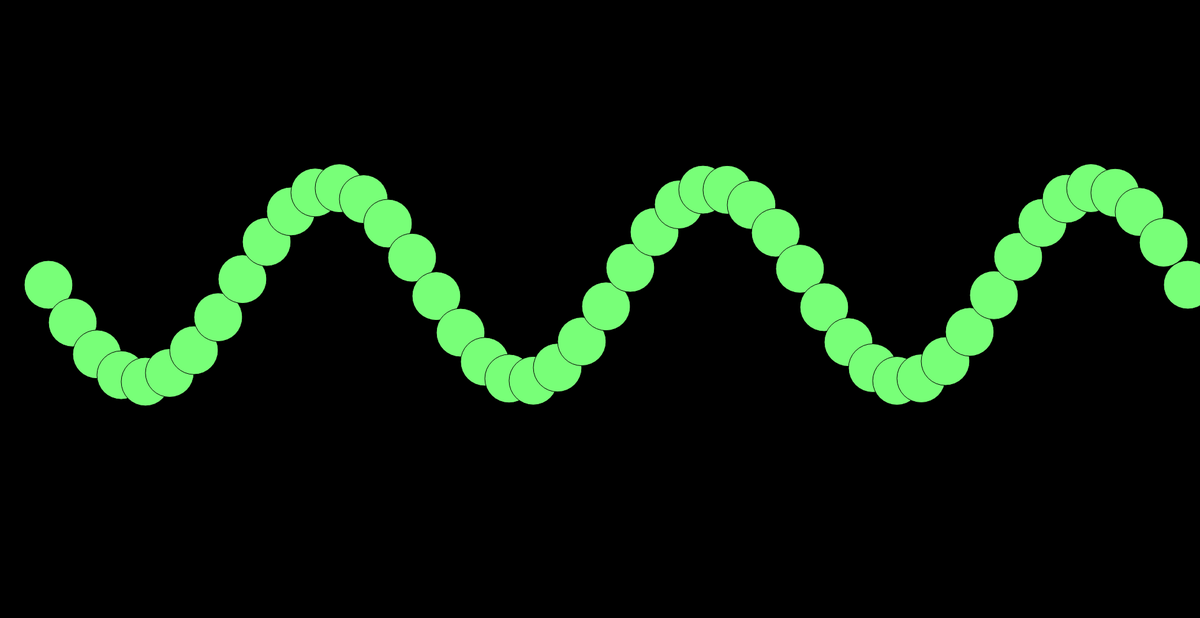
Frame 1 (no input)
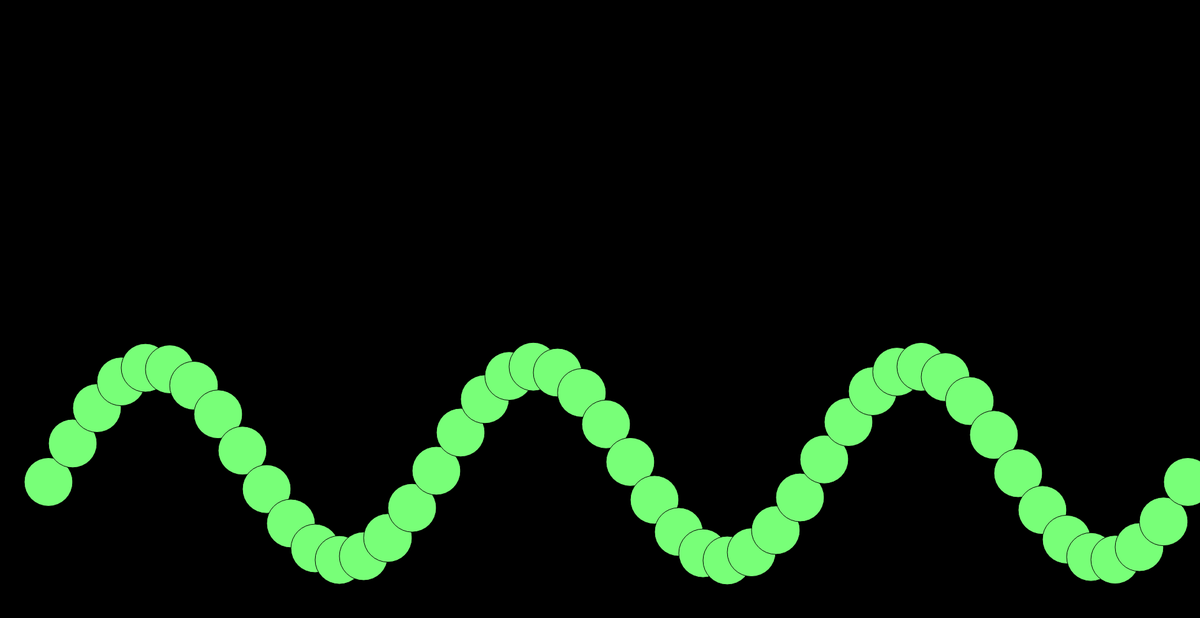
Frame 60 (no input)
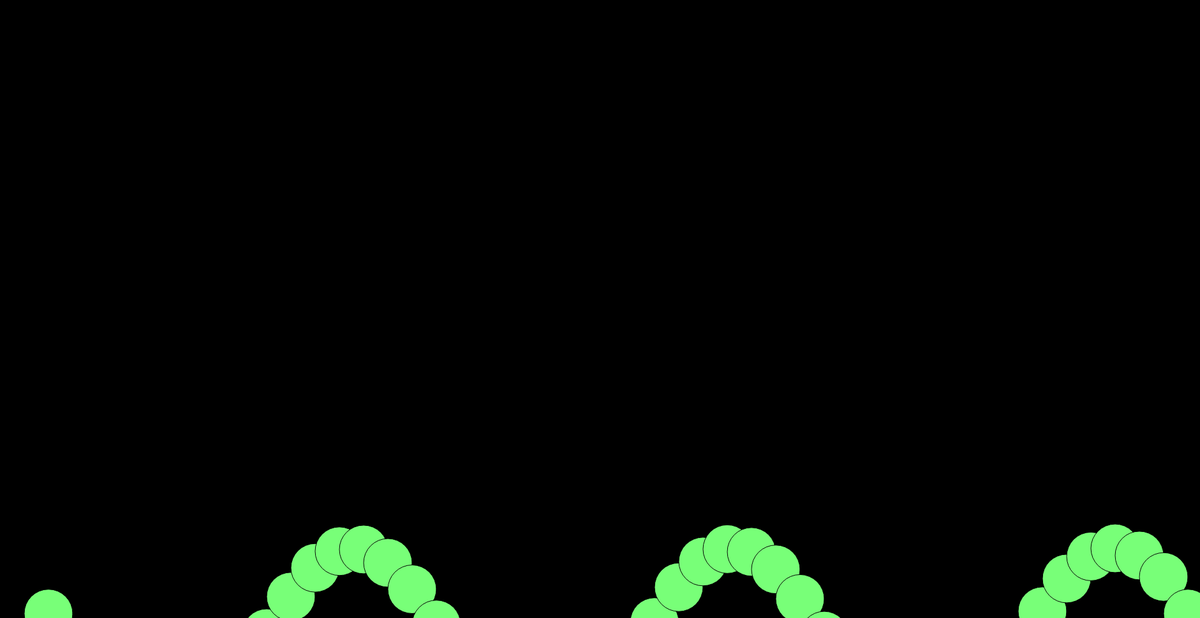
Frame 120 (the mouse pressed at the canvas centre since frame 60)

The p5.js sketch that drew these frames (run headless with seeded random() and noise() and a simulated clock; from frame 60 on, the mouse is pressed at the canvas centre):

// p5.js sketch
// ── sketch.js
//  Variables:
var angle = 0.0;
var offset = 470;
var scalar = 160;
var speed = 0.05;

function setup() {
    createCanvas(1980, 1020);

}

function draw() {
    background(0);
    // Iterate through theses to fill the screen
    var y1 = offset + sin(angle) * scalar;
    var y2 = offset + sin(angle + 0.4) * scalar;
    var y3 = offset + sin(angle + 0.8) * scalar;
    var y4 = offset + sin(angle + 0.12) * scalar;
    var y5 = offset + sin(angle + 0.8) * scalar;

    //  iterate through these to add them to the screen
    let boundary = width - 100
    // for (let x = 80; x < boundary; x += 40) {
    //     ellipse(x, offset, 80, 80);
    // }

    //  Check 
    let x = 80;
    let count = 0;
    let angleDelta = 0.4;
    while (count <= boundary) {
        fill(color(120, 255, 120));
        if (count == 0 || count == boundary) {
            var initialAngle = offset + sin(angle) * scalar;
            // fill(color(255, 0, 0));
            ellipse(x, initialAngle, 80, 80);
        }
        else {
            var deltaAngle = offset + sin(angle + angleDelta) * scalar;
            // fill(color(255, 255, 255));
            ellipse(x, deltaAngle, 80, 80);
            angleDelta += 0.4;

            // fill(color(255, 255, 255));
            // ellipse(x, y2, 80, 80);
        }
        x += 40;
        count += 40;
    }
    //  TODO:
    // =========================
    //  Set Constraints for the offset, of the Wave to bounce back to the higher section gradually:
    offset += 5;




    // ellipse(80, y1, 80, 80);
    // ellipse(120, y2, 80, 80);
    // ellipse(160, y3, 80, 80);
    // ellipse(200, y4, 80, 80);
    // ellipse(240, y5, 80, 80);
    angle += speed;
}
